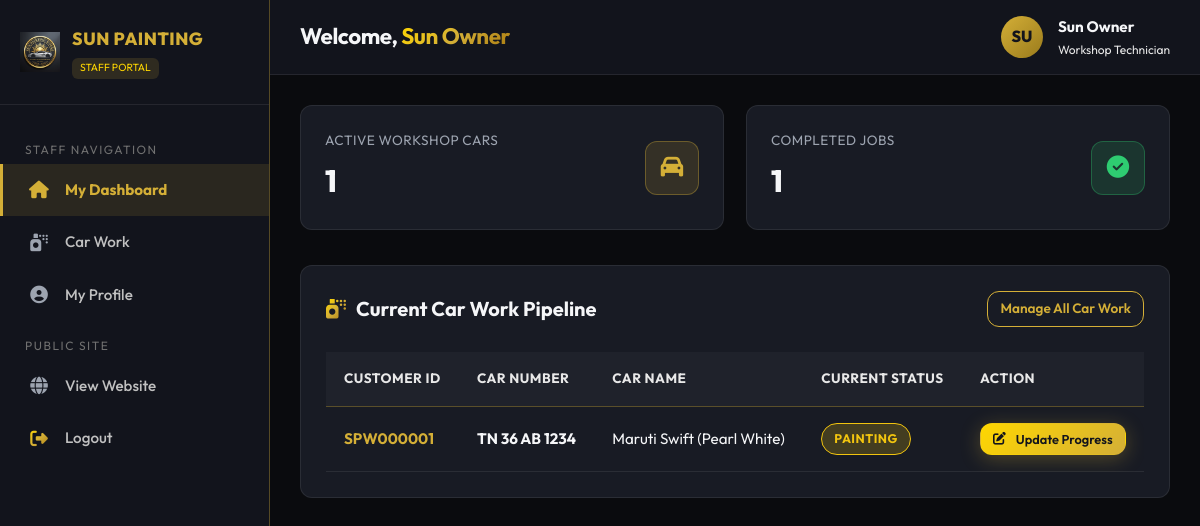
/user/dashboard.php (signed in), run on the app's committed database.
### tables this page shows
CREATE TABLE IF NOT EXISTS `cars` (
  `id` INT AUTO_INCREMENT PRIMARY KEY,
  `customer_id` VARCHAR(50) NOT NULL,
  `car_number` VARCHAR(50) NOT NULL,
  `car_name` VARCHAR(100) NOT NULL,
  `car_color` VARCHAR(50) NOT NULL,
  `estimate_amount` DECIMAL(10,2) NOT NULL DEFAULT 0.00,
  `total_amount` DECIMAL(10,2) NOT NULL DEFAULT 0.00,
  `final_amount` DECIMAL(10,2) NOT NULL DEFAULT 0.00,
  `balance_amount` DECIMAL(10,2) NOT NULL DEFAULT 0.00,
  `payment_status` ENUM('Pending', 'Partial', 'Paid') NOT NULL DEFAULT 'Pending',
  `status` ENUM('New', 'Inspection', 'Denting', 'Painting', 'Polishing', 'Extra Work', 'Completed', 'Delivered') NOT NULL DEFAULT 'New',
  `created_by` INT NULL,
  `created_at` TIMESTAMP DEFAULT CURRENT_TIMESTAMP,
  `updated_at` TIMESTAMP DEFAULT CURRENT_TIMESTAMP ON UPDATE CURRENT_TIMESTAMP,
  INDEX `idx_car_customer_id` (`customer_id`),
  INDEX `idx_car_number` (`car_number`),
  INDEX `idx_car_status` (`status`),
  INDEX `idx_payment_status` (`payment_status`),
  CONSTRAINT `fk_cars_customer` FOREIGN KEY (`customer_id`) REFERENCES `customers` (`customer_id`) ON DELETE CASCADE ON UPDATE CASCADE
);

### includes/auth.php (called while the page is built, shortened)
<?php
function e($string) {
    return htmlspecialchars($string ?? '', ENT_QUOTES, 'UTF-8');
}

### user/dashboard.php (the view, shortened to what this page needs)
<?php
require_once __DIR__ . '/../includes/user_auth.php';
$activeCars = $pdo->query("SELECT c.*, cust.customer_name FROM cars c JOIN customers cust ON c.customer_id = cust.customer_id WHERE c.status NOT IN ('Completed', 'Delivered') ORDER BY c.id DESC LIMIT 6")->fetchAll();
$completedCarsCount = $pdo->query("SELECT COUNT(*) FROM cars WHERE status IN ('Completed', 'Delivered')")->fetchColumn();
?>
<!DOCTYPE html>
<html lang="en">
<head>
  <link rel="stylesheet" href="https://cdnjs.cloudflare.com/ajax/libs/font-awesome/6.4.0/css/all.min.css">
  <link rel="stylesheet" href="../assets/css/style.css">
  <link rel="stylesheet" href="../assets/css/dashboard.css">
</head>
<body>
<div class="app-wrapper">
  <aside class="sidebar">
    <div class="sidebar-header">
      <img src="../assets/images/logo.png" alt="Logo" class="sidebar-logo">
      <div>
        <div class="sidebar-brand-name">SUN PAINTING</div>
        <span class="sidebar-role-badge">STAFF PORTAL</span>
      </div>
    </div>
    <ul class="sidebar-menu">
      <li class="sidebar-menu-category">Staff Navigation</li>
      <li class="sidebar-item active">
        <a href="dashboard.php"><i class="fa-solid fa-house"></i> My Dashboard</a>
      </li>
      <li class="sidebar-item">
        <a href="work.php"><i class="fa-solid fa-spray-can"></i> Car Work</a>
      </li>
      <li class="sidebar-item">
        <a href="profile.php"><i class="fa-solid fa-user-circle"></i> My Profile</a>
      </li>
      <li class="sidebar-menu-category">Public Site</li>
      <li class="sidebar-item">
        <a href="../index.php" target="_blank"><i class="fa-solid fa-globe"></i> View Website</a>
      </li>
      <li class="sidebar-item">
        <a href="../logout.php"><i class="fa-solid fa-right-from-bracket text-gold"></i> Logout</a>
      </li>
    </ul>
  </aside>
  <main class="main-content">
    <header class="top-bar">
      <h1 class="top-bar-title">Welcome, <span class="text-gold"><?php echo e($_SESSION['user_name']); ?></span></h1>
      <div class="user-profile-menu">
        <div class="user-avatar"><?php echo strtoupper(substr($_SESSION['user_name'], 0, 2)); ?></div>
        <div>
          <div style="font-weight: 700; font-size: 0.95rem;"><?php echo e($_SESSION['user_name']); ?></div>
          <div style="font-size: 0.75rem; color: var(--silver-light);">Workshop Technician</div>
        </div>
      </div>
    </header>
    <div class="content-body">
      <div class="metrics-grid">
        <div class="metric-card">
          <div class="metric-info">
            <div class="metric-label">Active Workshop Cars</div>
            <div class="metric-value"><?php echo count($activeCars); ?></div>
          </div>
          <div class="metric-icon-box metric-icon-gold">
            <i class="fa-solid fa-car"></i>
          </div>
        </div>
        <div class="metric-card">
          <div class="metric-info">
            <div class="metric-label">Completed Jobs</div>
            <div class="metric-value"><?php echo $completedCarsCount; ?></div>
          </div>
          <div class="metric-icon-box metric-icon-green">
            <i class="fa-solid fa-circle-check"></i>
          </div>
        </div>
      </div>
      <div class="card-box">
        <div class="card-box-header">
          <div class="card-box-title"><i class="fa-solid fa-spray-can text-gold"></i> Current Car Work Pipeline</div>
          <a href="work.php" class="btn btn-outline-gold" style="padding: 6px 12px; font-size: 0.85rem;">Manage All Car Work</a>
        </div>
        <div class="table-responsive">
          <table class="custom-table">
            <thead>
              <tr>
                <th>Customer ID</th>
                <th>Car Number</th>
                <th>Car Name</th>
                <th>Current Status</th>
                <th>Action</th>
              </tr>
            </thead>
            <tbody>
              <?php if (empty($activeCars)): ?>
                <tr>
                  <td colspan="5" style="text-align: center; color: var(--text-muted); padding: 30px;">No active car work entries.</td>
                </tr>
              <?php else: ?>
                <?php foreach ($activeCars as $ac): ?>
                  <tr>
                    <td style="font-weight: 700; color: var(--gold-primary);"><?php echo e($ac['customer_id']); ?></td>
                    <td style="font-weight: 700;"><?php echo e($ac['car_number']); ?></td>
                    <td><?php echo e($ac['car_name']); ?> (<?php echo e($ac['car_color']); ?>)</td>
                    <td><span class="badge badge-status-<?php echo e($ac['status']); ?>"><?php echo e($ac['status']); ?></span></td>
                    <td>
                      <a href="work.php?car_id=<?php echo $ac['id']; ?>" class="btn btn-gold" style="padding: 5px 12px; font-size: 0.8rem;"><i class="fa-solid fa-pen-to-square"></i> Update Progress</a>
                    </td>
                  </tr>
                <?php endforeach; ?>
              <?php endif; ?>
            </tbody>
          </table>
        </div>
      </div>
    </div>
  </main>
</div>
</body>
</html>

### assets/css/style.css (style rules this page uses)
:root { --bg-primary: #0A0B0E; --bg-secondary: #12141C; --bg-card: #181B24; --bg-card-hover: #202430; --gold-primary: #D4AF37; --gold-light: #FFD700; --gold-dark: #9A7B1C; --gold-glow: rgba(212, 175, 55, 0.25); --silver-primary: #C0C0C0; --silver-light: #E8E8E8; --silver-dark: #707070; --text-main: #F5F6F8; --text-muted: #9DA4B0; --text-dark: #12141C; --border-gold: rgba(212, 175, 55, 0.35); --border-light: rgba(255, 255, 255, 0.08); --shadow-gold: 0 10px 30px rgba(212, 175, 55, 0.15); --shadow-card: 0 12px 32px rgba(0, 0, 0, 0.4); --radius-sm: 6px; --radius-md: 12px; --radius-lg: 20px; --radius-full: 9999px; --transition: all 0.3s cubic-bezier(0.16, 1, 0.3, 1); }
* { margin: 0; padding: 0; box-sizing: border-box; }
html { scroll-behavior: smooth; font-family: 'Outfit', 'Plus Jakarta Sans', sans-serif; background-color: var(--bg-primary); color: var(--text-main); }
body { overflow-x: hidden; line-height: 1.6; }
h1, h2, h3, h4, h5, h6 { font-weight: 700; letter-spacing: -0.02em; color: var(--text-main); }
.text-gold { color: var(--gold-primary); background: linear-gradient(135deg, #FFD700 0%, #D4AF37 50%, #AA7C11 100%); -webkit-background-clip: text; -webkit-text-fill-color: transparent; }
.btn { display: inline-flex; align-items: center; justify-content: center; gap: 10px; padding: 12px 28px; font-size: 0.95rem; font-weight: 600; border-radius: var(--radius-md); text-decoration: none; cursor: pointer; transition: var(--transition); border: 1px solid transparent; }
.btn-gold { background: linear-gradient(135deg, #FFD700 0%, #D4AF37 100%); color: var(--text-dark); box-shadow: 0 4px 20px rgba(212, 175, 55, 0.3); }
.btn-outline-gold { background: transparent; color: var(--gold-primary); border-color: var(--gold-primary); }

### data on the page
cars: customer "SPW000001", car_number "TN 36 AB 1234", car_name "Maruti Swift", car_color "Pearl White", status "PAINTING"

### other printed values
$_SESSION['user_name'] "Sun Owner"
substr($_SESSION['user_name'], 0, 2) "SU"
count($activeCars) "1"
$completedCarsCount "1"
